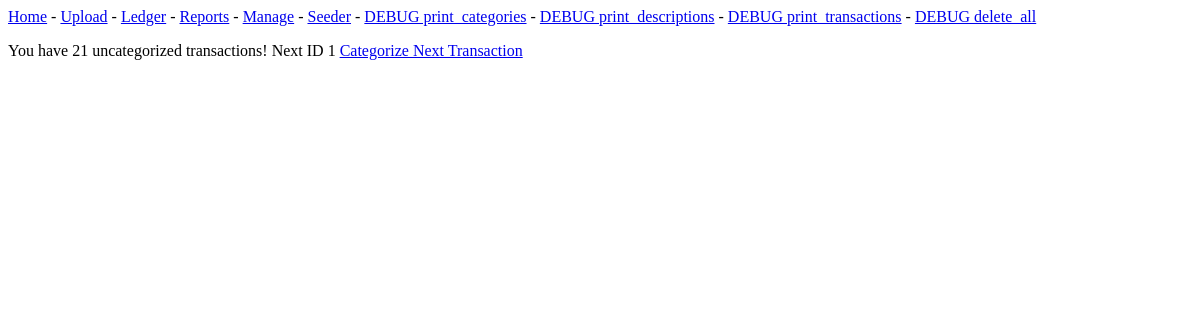
The app's page /ledger, older data.
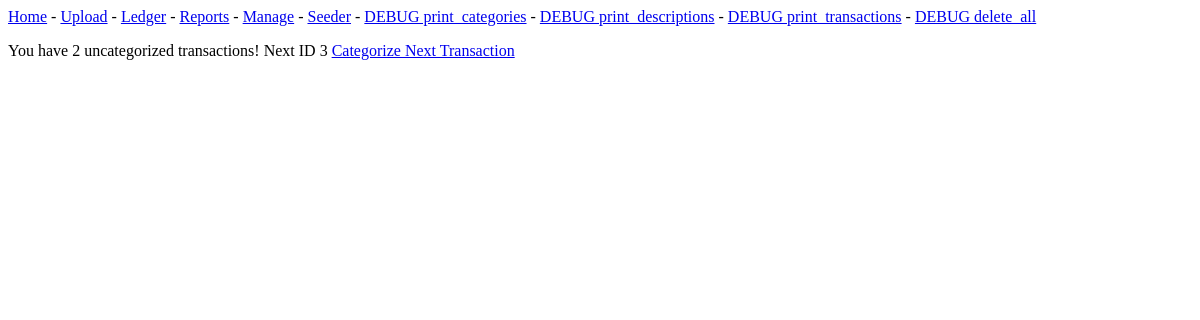
The same page, newer data.
### ledgered_app/models.py (models this page shows, shortened)
class Transaction(models.Model):
    date = models.DateField()
    type = models.CharField(
        max_length=2,
        choices=TRANSACTION_TYPES,
        default="D",
    )
    amount = models.FloatField()
    account = models.ForeignKey(Account, on_delete=models.PROTECT)
    original_description = models.CharField(max_length=200)
    date_added = models.DateTimeField(auto_now_add=True)
    pretty_description = models.CharField(max_length=200, null=True, default=None, blank=True)
    category = models.ForeignKey(Category, on_delete=models.SET_NULL, null=True, default=None, blank=True)
    subcategory = models.ForeignKey(Subcategory, on_delete=models.SET_NULL, null=True, default=None, blank=True)

### ledgered_app/views.py (the view)
# urls.py: path('ledger', views.ledger, name='ledger'),
def ledger(request):
    e = Transaction.objects.filter(category=None)
    num_uncategorized = len(e)
    next_uncategorized = e[0]
    context = {"num_uncategorized": num_uncategorized, "next_uncategorized": next_uncategorized}
    return render(request, 'ledgered_app/ledger.html', context)

### ledgered_app/templates/ledgered_app/ledger.html
{% extends "ledgered_app/base.html" %}
{% block content %}
<p>
    You have {{ num_uncategorized }} uncategorized transactions!
    Next ID {{ next_uncategorized.id }}
    <a href="{% url 'ledgered_app:edit_category' next_uncategorized.id%}">Categorize Next Transaction</a>
</p>
{% endblock content %}

### ledgered_app/templates/ledgered_app/base.html
<p>
    <a href="{% url 'ledgered_app:index' %}">Home</a> -
    <a href="{% url 'ledgered_app:upload' %}">Upload</a> -
    <a href="{% url 'ledgered_app:ledger' %}">Ledger</a> -
    <a href="{% url 'ledgered_app:reports' %}">Reports</a> -
    <a href="{% url 'ledgered_app:manage' %}">Manage</a> -
    <a href="{% url 'ledgered_app:seeder' %}">Seeder</a> -
    <a href="{% url 'ledgered_app:print_categories' %}">DEBUG print_categories</a> -
    <a href="{% url 'ledgered_app:print_descriptions' %}">DEBUG print_descriptions</a> -
    <a href="{% url 'ledgered_app:print_transactions' %}">DEBUG print_transactions</a> -
    <a href="{% url 'ledgered_app:delete_all' %}">DEBUG delete_all</a>
</p>
{% block content %}{% endblock content %}

Row changes from the older to the newer data that the page shows:
removed Transaction: id "1"
now on this page (row edited): Transaction: id "3"
Text that changed along with them:
{{ num_uncategorized }}: "21" → "2"
